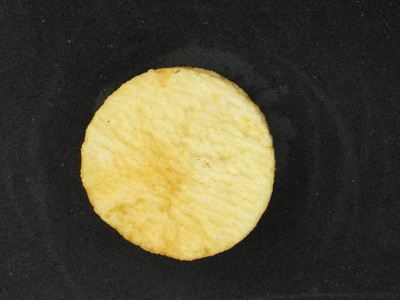
%> input picture ImagesAndData/testimg1.jpg, 400 x 300 px
$ octave --eval "result = Bim_segbalu(imread('../ImagesAndData/testimg1.jpg'));"   (GNU Octave 9; MATLAB toolbox functions it lacks are replaced by stand-ins)
%> lines starting %> are read from the running program, lines starting %| are printed output that depends on the picture; in (x1, y1, x2, y2) boxes, pixels count from 0 and x2, y2 are one past the last pixel; in counts of white or black regions, pixels touching at a corner belong together; the program's own positions count from 1
### ImageProcessing/Bim_rgb2hcm.m
% J = Bim_rgb2hcm(RGB)
%
% Toolbox: Balu
%    Conversion RGB to high contrast image.
%
%    RGB: color image
%    J  : hcm image
%
%  See details in:
%  Mery, D.; Pedreschi, F. (2005): Segmentation of Colour Food Images using
%  a Robust Algorithm. Journal of Food Engineering 66(3): 353-360.
%
%  Example:
%     I = imread('testimg2.jpg');
%     J = Bim_rgb2hcm(I);
%     figure(1)
%     imshow(I); title('control image')
%     figure(2)
%     imshow(J); title('high contrast image')
%
% (c) D.Mery, PUC-DCC, 2011
% http://dmery.ing.puc.cl


function J = Bim_rgb2hcm(RGB)

RGB = double(RGB);
if (size(RGB,3)==1)
    I = RGB;
else
    RGB64 = imresize(RGB,[64 64]);
    k = fminsearch(@Bstdmono,[1 1],[],RGB64);
    I = k(1)*RGB(:,:,1) + k(2)*RGB(:,:,2) + RGB(:,:,3);
end
J = I - min(I(:));
J = J/max(J(:));
[N,M] = size(J);
n = min([fix(size(J,1)/4) N]);
m = min([fix(size(J,2)/4) M]);

if (mean2(J(1:n,1:m)) > 0.4)
    J = 1 - J;
end
end


% s = Bstdmono(k,RGB)
%
% Toolbox: Balu
%    Standard deviation of normalized image I, where
%    I = k(1)*R+k(2)*G+B (R = RGB(:,:,1), G=RGB(:,:,2), B = RGB(:,:,3)
%    s: Standard deviation
%
%    This function is called by Brgb2hcm, Bsegbalu.
%
% See also Brgb2hcm, Bsegbalu.
%
% D.Mery, PUC-DCC, Apr. 2008
% http://dmery.ing.puc.cl
%

function s = Bstdmono(k,RGB)
I = k(1)*RGB(:,:,1) + k(2)*RGB(:,:,2) + RGB(:,:,3);
s = -std2(I)/(max(I(:))-min(I(:)));
end

### Miscellaneous/mean2.m
function s = mean2(x)
s = mean(x(:));

### ImageProcessing/Bim_morphoreg.m
% [R,E] = Bmorphoreg(J,t);
% [R,E] = Bmorphoreg(Ro);
%
% Toolbox: Balu
%    Morphology operations of binary image J>t (or Ro): remove isolate
%    pixels and fill holes.
%    R: binary image of the region
%    E: binary image of the edge
%
%  Example:
%     I = imread('testimg2.jpg');
%     figure(1);imshow(I)
%     J = rgb2gray(I);
%     Ro = Bim_segotsu(J);
%     figure(2);imshow(Ro)
%     [R,E] = Bim_morphoreg(Ro);
%     figure(3);imshow(R)
%
% D.Mery, PUC-DCC, Apr. 2008
% http://dmery.ing.puc.cl
%

function [R,E] = Bim_morphoreg(J,t)

if ~exist('t','var')
    Ro = J;
else
    Ro = J>t;
end


A = bwareaopen(Ro,fix(length(Ro(:))/100));
C = imclose(double(A),strel('disk',7));
R = bwfill(C,'holes',8);
E = bwperim(R,4);

### ImageProcessing/Bim_segbalu.m
% [R,E,J] = Bim_segbalu(I,p)
%
% Toolbox: Balu
%  Segmentation of an object with homogeneous background.
%
%  I: input image
%  p: threshold (default: p=-0.05) with p between -1 and 1.
%      A positive value is used to dilate the segmentation,
%      the negative to erode.
%  R: binary image of the object
%  E: binary image of the edge of the object
%  J: high contrast image of I.
%
%  See details in:
%  Mery, D.; Pedreschi, F. (2005): Segmentation of Colour Food Images using
%  a Robust Algorithm. Journal of Food Engineering 66(3): 353-360.
%
%  Example:
%     I = imread('testimg1.jpg');
%     R = Bim_segbalu(I);
%     figure(1)
%     imshow(I); title('test image')
%     figure(2)
%     imshow(R); title('segmented image')
%
%     Repeat this examples for images testimg2, testimg3 and testimg4. Last
%     test image requires R = Bim_segbalu(I,-0.1) for better results.
%
% See also Bim_segmowgli, Bim_segotsu, Bim_segkmeans, Bio_segshow.
%
% D.Mery, PUC-DCC, Apr. 2008-2010
% http://dmery.ing.puc.cl

function [R,E,J] = Bim_segbalu(I,p)
J = Bim_rgb2hcm(double(I)/256);
%> in Bim_rgb2hcm, `RGB64 = imresize(RGB,[64 64]);`:
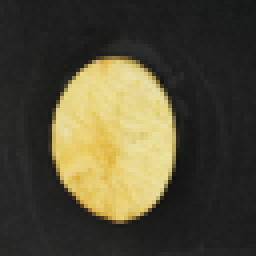
%> RGB64: size 64x64x3 double (shown 4 times larger); mean R, G, B 0.317, 0.296, 0.216
%> in Bstdmono, `s = -std2(I)/(max(I(:))-min(I(:)));`: s = -0.344
%> call 7 of Bstdmono, with k = [4.69 2.21]
%> in Bstdmono (call 7), `I = k(1)*RGB(:,:,1) + k(2)*RGB(:,:,2) + RGB(:,:,3);`:
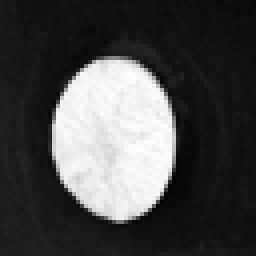
%> I: size 64x64 double (shown 4 times larger); min 0.507, max 6.95, mean 2.35; drawn with min black and max white
%> in Bstdmono (call 7), `s = -std2(I)/(max(I(:))-min(I(:)));`: s = -0.365
%> in Bstdmono (call 26), `I = k(1)*RGB(:,:,1) + k(2)*RGB(:,:,2) + RGB(:,:,3);`:
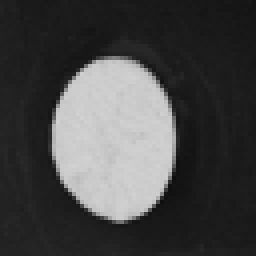
%> I: size 64x64 double (shown 4 times larger); min 14.39, max 210, mean 71
%> in Bstdmono (call 27), `I = k(1)*RGB(:,:,1) + k(2)*RGB(:,:,2) + RGB(:,:,3);`:
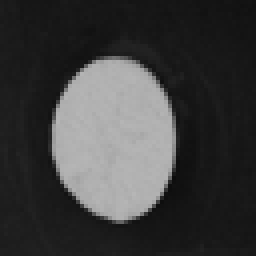
%> I: size 64x64 double (shown 4 times larger); min 12.42, max 182.2, mean 61.6
%> in Bstdmono (call 27), `s = -std2(I)/(max(I(:))-min(I(:)));`: s = -0.377
%> in Bstdmono (call 38), `I = k(1)*RGB(:,:,1) + k(2)*RGB(:,:,2) + RGB(:,:,3);`:
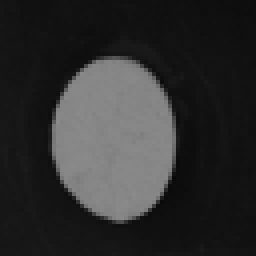
%> I: size 64x64 double (shown 4 times larger); min 9.42, max 138.8, mean 46.8
%> in Bim_rgb2hcm, `k = fminsearch(@Bstdmono,[1 1],[],RGB64);`: k = [19081 -1525.8]
%> in Bim_rgb2hcm, `I = k(1)*RGB(:,:,1) + k(2)*RGB(:,:,2) + RGB(:,:,3);`:
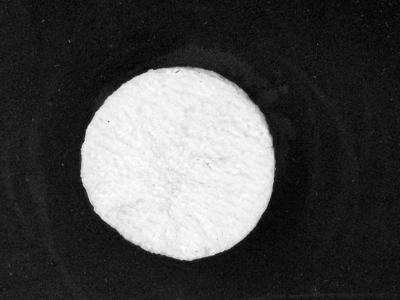
%> I: size 300x400 double; min 822.9, max 17141.2, mean 5587.2; drawn with min black and max white
%> in mean2, `s = mean(x(:));`: s = 0.087
t = graythresh(J);
if (~exist('p','var'))
    p = -0.05;
end
[R,E] = Bim_morphoreg(J,t+p);
%> in Bim_segbalu, `t = graythresh(J);`: t = 0.502
%> in Bim_morphoreg, `Ro = J>t;`:
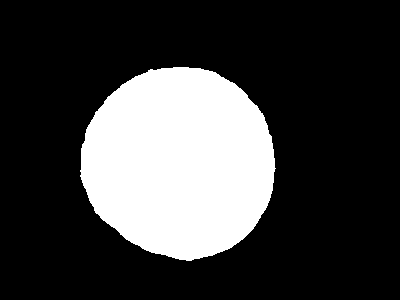
%> Ro: size 300x400 logical; 24.4% white; 1 white region, box (x1, y1, x2, y2) and area: (80, 67, 276, 261) 29322
%> in Bim_morphoreg, `C = imclose(double(A),strel('disk',7));`: C: size 300x400 double; values 0 (black) and 1 (white), 24.5% white; 1 white region, box (x1, y1, x2, y2) and area: (80, 67, 276, 261) 29342

$ run again, on ImagesAndData/testimg2.jpg
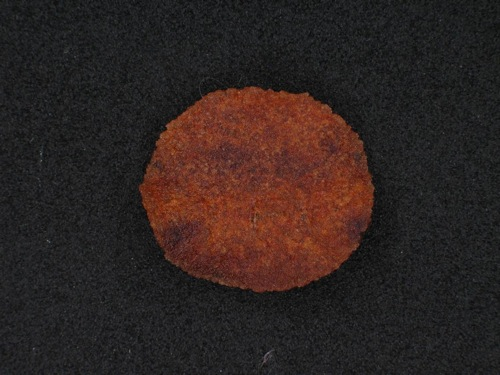
%> input picture ImagesAndData/testimg2.jpg, 500 x 375 px
%> in Bstdmono, `s = -std2(I)/(max(I(:))-min(I(:)));`: s = -0.225
%> in Bstdmono (call 11), `I = k(1)*RGB(:,:,1) + k(2)*RGB(:,:,2) + RGB(:,:,3);`:
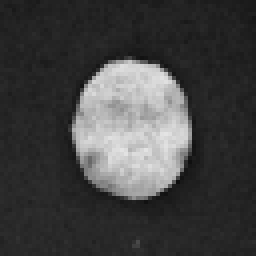
%> I: size 64x64 double (shown 4 times larger); min 0.0539, max 0.896, mean 0.262
%> in Bstdmono (call 11), `s = -std2(I)/(max(I(:))-min(I(:)));`: s = -0.285
%> k = [709.5 -764.7]
%> in mean2, `s = mean(x(:));`: s = 0.0889
%> t = 0.404
%> in Bim_morphoreg, `Ro = J>t;`:
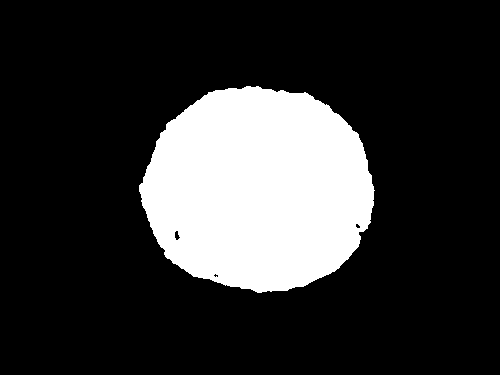
%> Ro: size 375x500 logical; 20% white; 1 white region, box (x1, y1, x2, y2) and area: (139, 86, 375, 293) 37547
%> C: size 375x500 double; values 0 (black) and 1 (white), 20.1% white; 1 white region, box (x1, y1, x2, y2) and area: (139, 86, 375, 293) 37650

$ run again, on ImagesAndData/testimg3.jpg
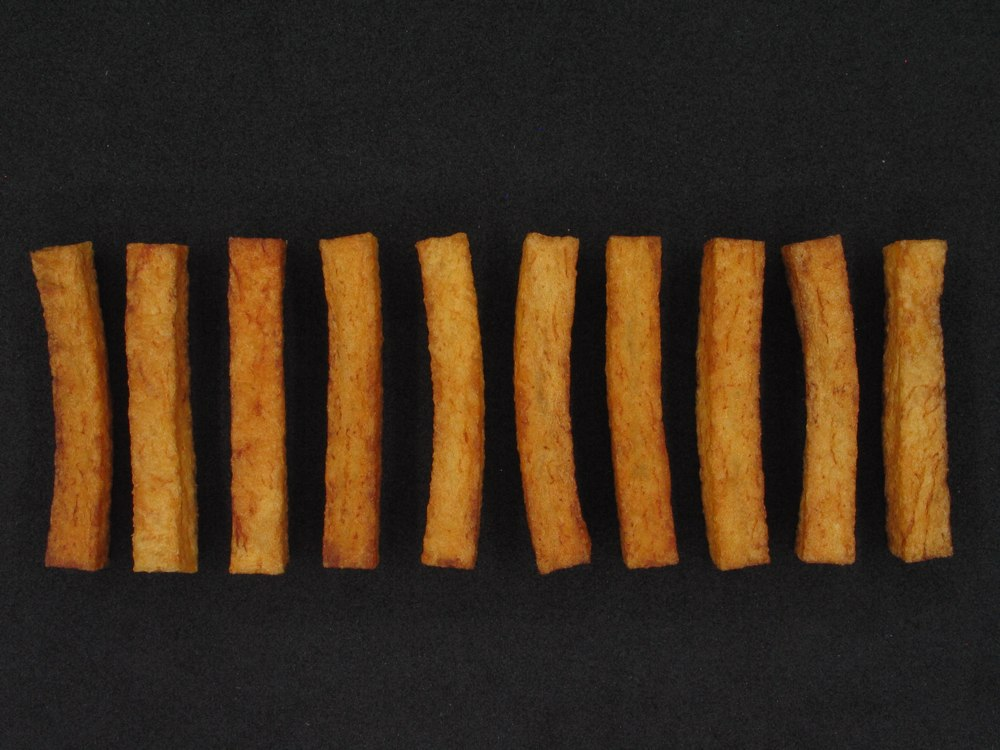
%> input picture ImagesAndData/testimg3.jpg, 1000 x 750 px
%> in Bstdmono, `s = -std2(I)/(max(I(:))-min(I(:)));`: s = -0.244
%> in Bstdmono (call 11), `I = k(1)*RGB(:,:,1) + k(2)*RGB(:,:,2) + RGB(:,:,3);`:
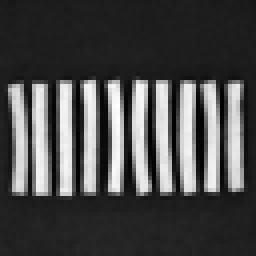
%> I: size 64x64 double (shown 4 times larger); min 0.122, max 4.92, mean 1.52; drawn with min black and max white
%> in Bstdmono (call 11), `s = -std2(I)/(max(I(:))-min(I(:)));`: s = -0.303
%> k = [14.16 -7.44]
%> in mean2, `s = mean(x(:));`: s = 0.121
%> t = 0.459
%> in Bim_morphoreg, `Ro = J>t;`:
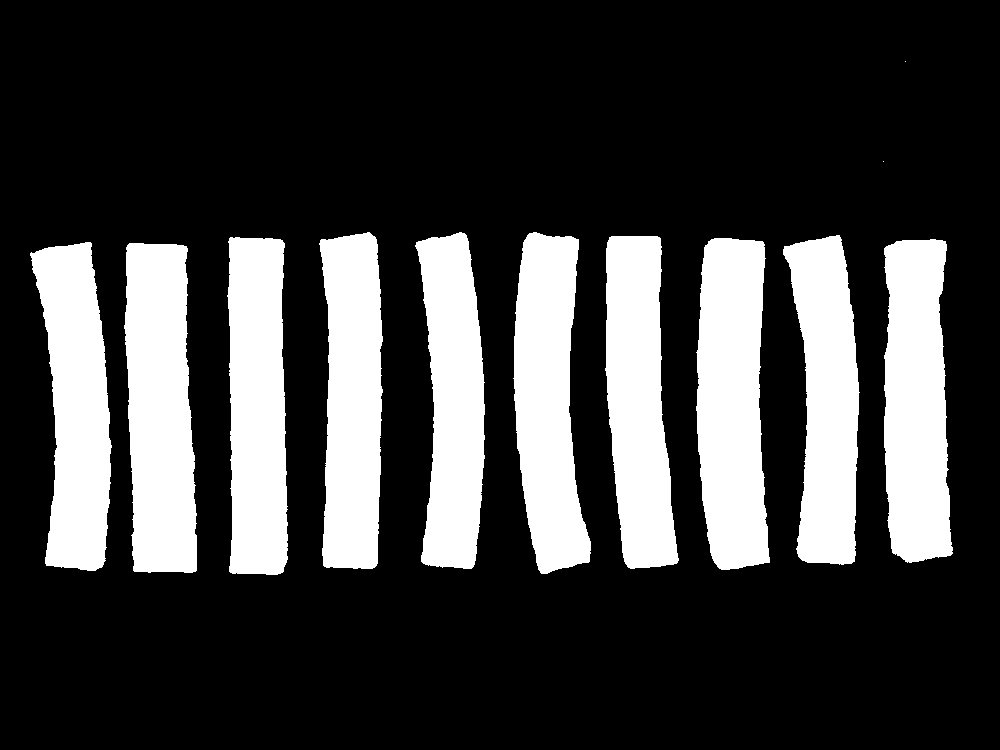
%> Ro: size 750x1000 logical; 24.7% white; 12 white regions (2 under 20 px), largest, box (x1, y1, x2, y2) and area: (124, 243, 197, 573) 20300, (696, 238, 770, 570) 20240, (884, 239, 953, 563) 18834

$ run again, on ImagesAndData/testimg4.jpg
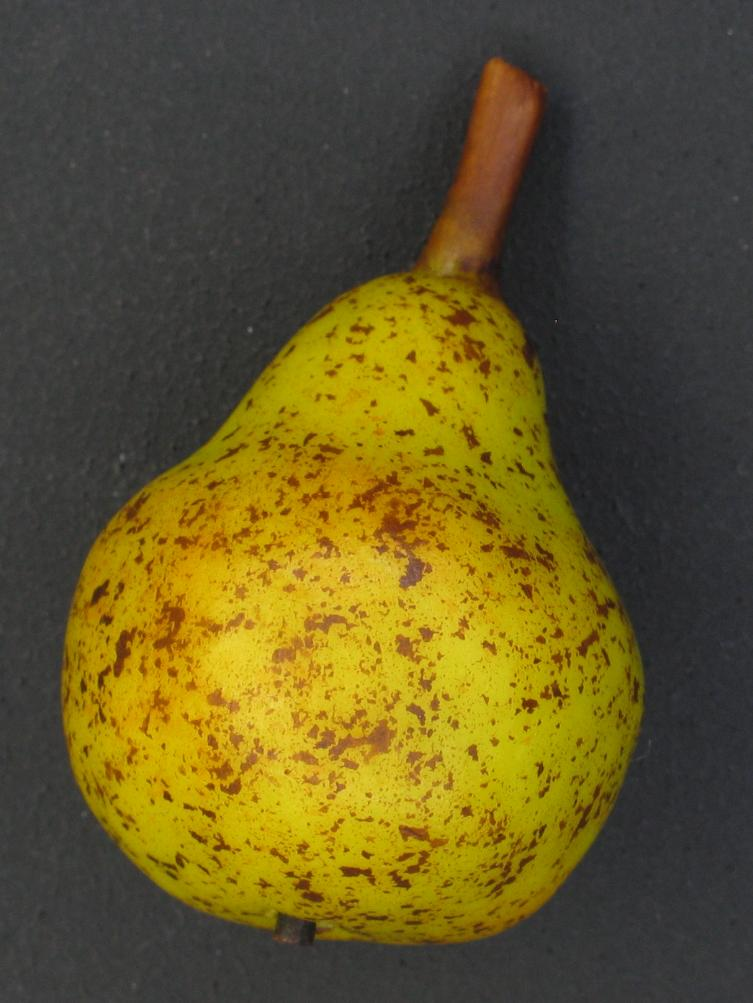
%> input picture ImagesAndData/testimg4.jpg, 753 x 1003 px
%> in Bstdmono, `s = -std2(I)/(max(I(:))-min(I(:)));`: s = -0.22
%> k = [96.57 -59.03]
%> in mean2, `s = mean(x(:));`: s = 0.159
%> t = 0.396
%> in Bim_morphoreg, `Ro = J>t;`:
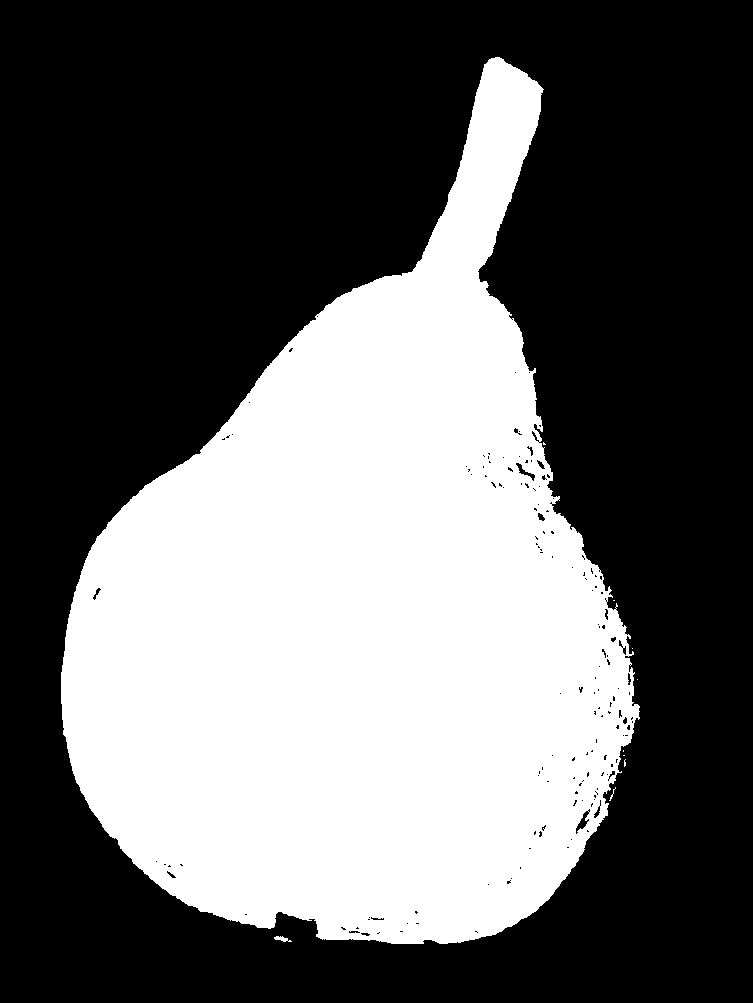
%> Ro: size 1003x753 logical; 38.6% white; 10 white regions (7 under 20 px), largest, box (x1, y1, x2, y2) and area: (61, 57, 640, 944) 291610, (274, 936, 292, 942) 58, (609, 787, 616, 801) 20
%> A: size 1003x753 logical; 38.6% white; 1 white region, box (x1, y1, x2, y2) and area: (61, 57, 640, 944) 291610
